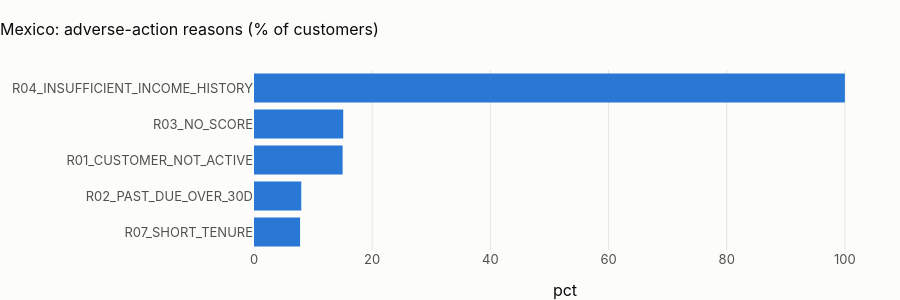

The cell this chart's notebook holds for it:
### Markdown cell above
## 1 · Credit eligibility

### Code cell
tx_end = pd.Timestamp(
    pl.q("select max(transaction_ts_utc) as d from {int_transactions_enriched}").d.iloc[0]
).date()
snap = pd.Timestamp(
    pl.q("select max(snapshot_date) as d from {feat_credit_eligibility_pit}").d.iloc[0]
).date()
el = pl.q("""select count(*) as customers, count(*) filter (where len(decline_reasons) = 0) as no_adverse_reason,
                    count(*) filter (where eligible_credit_card) as eligible_card,
                    count(*) filter (where eligible_personal_loan) as eligible_loan
             from {mart_credit_eligibility}""")
show(el, paging=False)
reasons = pl.q("""select r as reason, count(*) as customers,
                         round(100 * count(*) / (select count(*) from {mart_credit_eligibility}), 1) as pct
                  from (select unnest(decline_reasons) as r from {mart_credit_eligibility}) group by 1 order by 2 desc""")
fig = px.bar(
    reasons,
    x="pct",
    y="reason",
    orientation="h",
    title=f"{CTRY.title}: adverse-action reasons (% of customers)",
)
fig.update_layout(height=300, yaxis_title=None, yaxis=dict(autorange="reversed"))
fig.show()
display(
    Markdown(
        f"**{CTRY.title}: {int(el.eligible_card.iloc[0]):,} card and {int(el.eligible_loan.iloc[0]):,} loan approvals out of "
        f"{int(el.customers.iloc[0]):,} customers**; the leading reason is "
        f"{reasons.reason.iloc[0]} ({reasons.pct.iloc[0]} %). "
        + (
            f"Here the reason is the data's end: the eligibility snapshot looks at the six months before {snap}, and "
            f"the last transaction is dated {tx_end}, so no customer can show any income at all."
            if pd.Timestamp(tx_end) < pd.Timestamp(snap) - pd.DateOffset(months=6)
            else "Same mechanism as bank-wide: deposit-only, 0.8-a-month inflows cannot show regular income."
        )
    )
)

### Figure 1 — Plotly figure (JSON) as saved in the notebook; plotly's stock layout.template omitted (floating-point values rounded to 4 significant figures)
{"data": [{"hovertemplate": "pct=%{x}<br>reason=%{y}<extra></extra>", "legendgroup": "", "marker": {"color": "#2a78d6", "pattern": {"shape": ""}}, "name": "", "orientation": "h", "showlegend": false, "textposition": "auto", "type": "bar", "x": [100.0, 15.1, 15.0, 8.0, 7.8], "xaxis": "x", "y": ["R04_INSUFFICIENT_INCOME_HISTORY", "R03_NO_SCORE", "R01_CUSTOMER_NOT_ACTIVE", "R02_PAST_DUE_OVER_30D", "R07_SHORT_TENURE"], "yaxis": "y"}], "layout": {"barmode": "relative", "height": 300, "legend": {"tracegroupgap": 0}, "title": {"text": "Mexico: adverse-action reasons (% of customers)"}, "xaxis": {"anchor": "y", "domain": [0.0, 1.0], "title": {"text": "pct"}}, "yaxis": {"anchor": "x", "autorange": "reversed", "domain": [0.0, 1.0], "title": {}}}}
